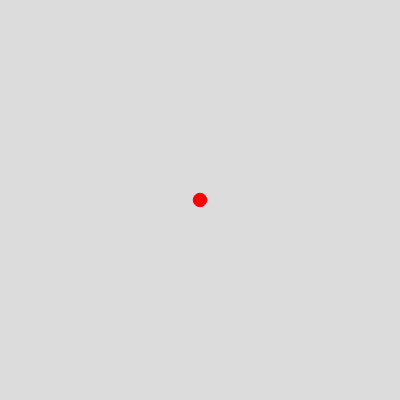
Frame 1 (no input)
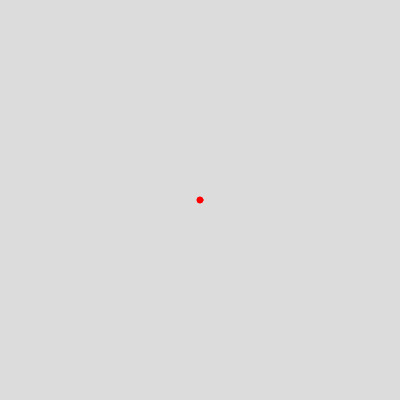
Frame 60 (no input)
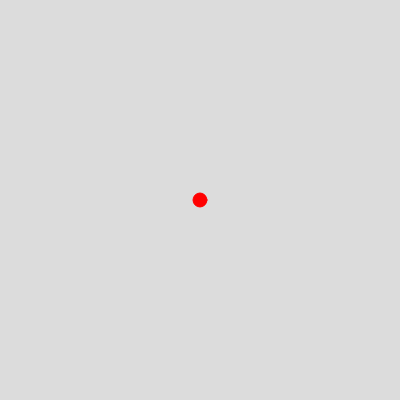
Frame 120 (the mouse pressed at the canvas centre since frame 60)

The p5.js sketch that drew these frames (run headless with seeded random() and noise() and a simulated clock; from frame 60 on, the mouse is pressed at the canvas centre):

// p5.js sketch
// ── sketch.js
function setup() {
  createCanvas(400, 400);

}

let t = 2
function draw() {
  background(220);
  fill("red")
  stroke("red")
  // These values do NOT change
  // x
  // y
  let i = 4
  let j = 6
  size = (i + j) % 3 * 10;
  tArray = [0, 1, 2, 3, 4, 5, 6]
  //t = tArray[i % 8];	// could make more "random"
  // These values SHOULD change
  t += 0.05;
  letScale = size + sin(t) * 4;
  print(t)

  /*---
  //--- need to fix this so it actually oscillates
  this.size = (i + j) % 3;
  //let tArray = [0, 1, 2, 3, 4, 5, 6]
  this.t = tArray[i % 8];
  this.t += 0.05;
  var scale = this.size + sin(this.t) * 16;

  //this.x = random(width);
  //this.y = random(height);
  //this.size = random(1, 2.49);
  //this.t = random(TAU);
  //this.t += 0.03;
  var scale = this.size + sin(this.t) * 45;
  let opacity = this.size * 12;

  print(this.t)
  // Highlight
  //fill(200, 195, 255, opacity);
  ellipse(this.x, this.y, scale * 3, scale * 3);*/

  circle(200, 200, letScale);
}
